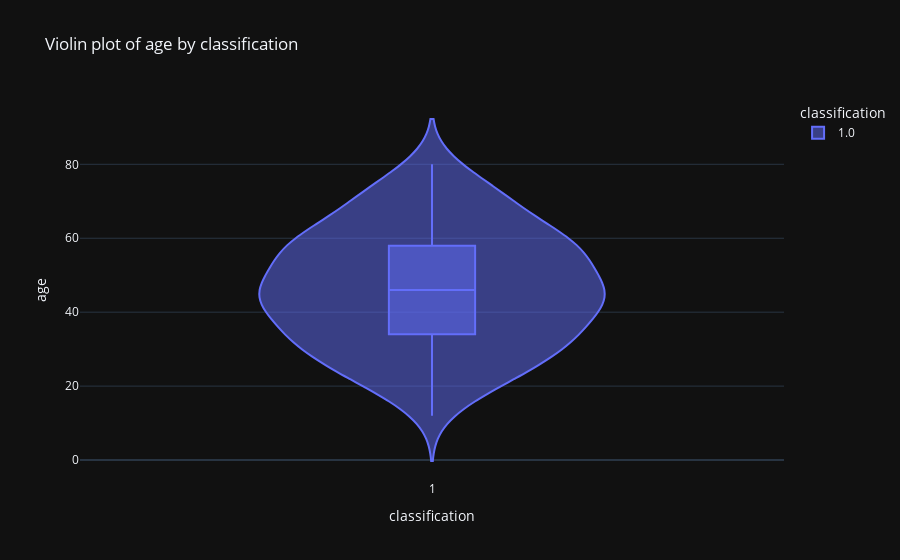
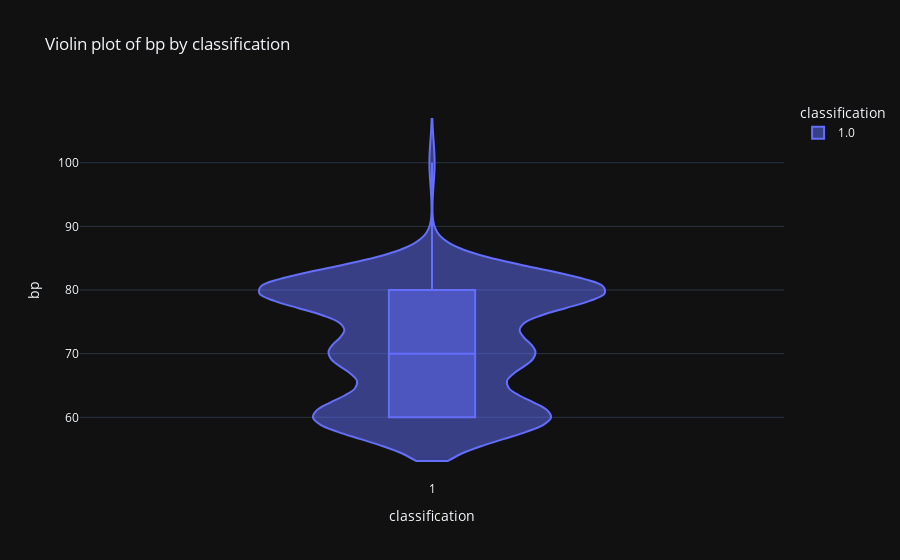
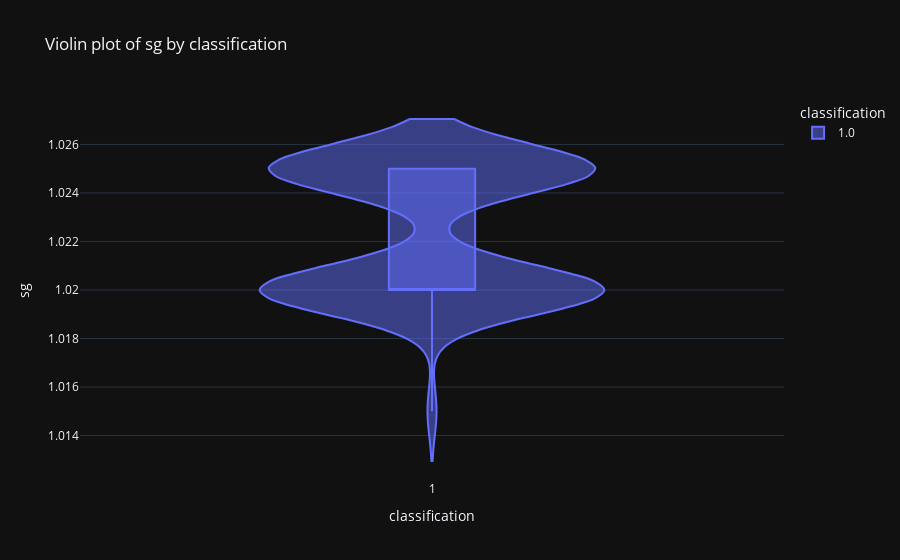
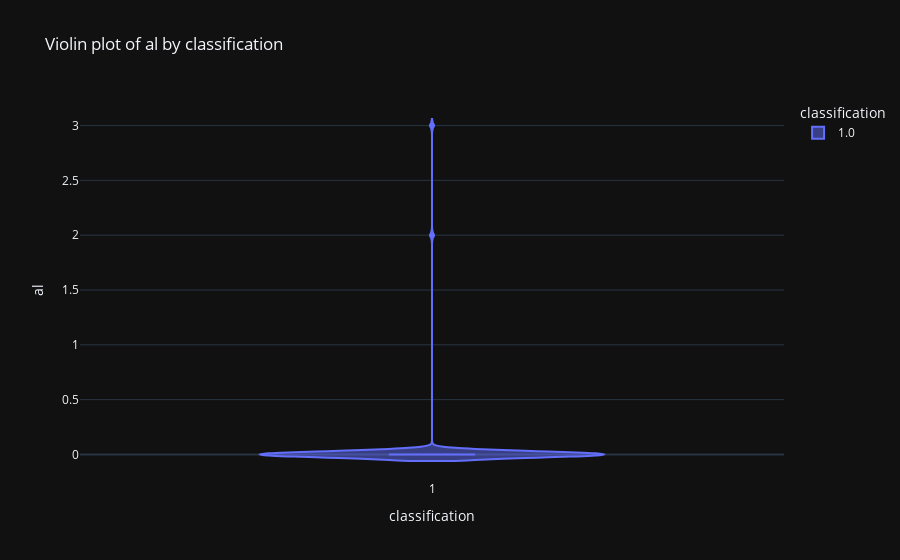

Notebook cell for these charts, in order:
### Code cell
import plotly.express as px

# Use the correct target column
target_col = 'classification'

# Plot violin plots for the first 5 numeric columns
for col in num_cols[:5]:
    if col in df.columns and target_col in df.columns:
        fig = px.violin(
            df,
            y=col,
            x=target_col,
            color=target_col,
            box=True,
            template='plotly_dark',
            title=f"Violin plot of {col} by {target_col}"
        )
        fig.show()

### Figure 1 — Plotly figure (JSON) as saved in the notebook; plotly's stock layout.template omitted (floating-point values rounded to 4 significant figures; data arrays with more than 128 entries replaced by an {"elided": "..."} marker saying what was removed)
{"data": [{"alignmentgroup": "True", "box": {"visible": true}, "hovertemplate": "classification=%{x}<br>age=%{y}<extra></extra>", "legendgroup": "1.0", "marker": {"color": "#636efa"}, "name": "1.0", "offsetgroup": "1.0", "orientation": "v", "scalegroup": "True", "showlegend": true, "type": "violin", "x": {"elided": "150 float values"}, "x0": " ", "xaxis": "x", "y": {"elided": "150 float values"}, "y0": " ", "yaxis": "y"}], "layout": {"legend": {"title": {"text": "classification"}, "tracegroupgap": 0}, "title": {"text": "Violin plot of age by classification"}, "violinmode": "overlay", "xaxis": {"anchor": "y", "categoryarray": [1], "categoryorder": "array", "domain": [0, 1], "title": {"text": "classification"}}, "yaxis": {"anchor": "x", "domain": [0, 1], "title": {"text": "age"}}}}

### Figure 2 — Plotly figure (JSON) as saved in the notebook; plotly's stock layout.template omitted (floating-point values rounded to 4 significant figures; data arrays with more than 128 entries replaced by an {"elided": "..."} marker saying what was removed)
{"data": [{"alignmentgroup": "True", "box": {"visible": true}, "hovertemplate": "classification=%{x}<br>bp=%{y}<extra></extra>", "legendgroup": "1.0", "marker": {"color": "#636efa"}, "name": "1.0", "offsetgroup": "1.0", "orientation": "v", "scalegroup": "True", "showlegend": true, "type": "violin", "x": {"elided": "150 float values"}, "x0": " ", "xaxis": "x", "y": {"elided": "150 float values"}, "y0": " ", "yaxis": "y"}], "layout": {"legend": {"title": {"text": "classification"}, "tracegroupgap": 0}, "title": {"text": "Violin plot of bp by classification"}, "violinmode": "overlay", "xaxis": {"anchor": "y", "categoryarray": [1], "categoryorder": "array", "domain": [0, 1], "title": {"text": "classification"}}, "yaxis": {"anchor": "x", "domain": [0, 1], "title": {"text": "bp"}}}}

### Figure 3 — Plotly figure (JSON) as saved in the notebook; plotly's stock layout.template omitted (floating-point values rounded to 4 significant figures; data arrays with more than 128 entries replaced by an {"elided": "..."} marker saying what was removed)
{"data": [{"alignmentgroup": "True", "box": {"visible": true}, "hovertemplate": "classification=%{x}<br>sg=%{y}<extra></extra>", "legendgroup": "1.0", "marker": {"color": "#636efa"}, "name": "1.0", "offsetgroup": "1.0", "orientation": "v", "scalegroup": "True", "showlegend": true, "type": "violin", "x": {"elided": "150 float values"}, "x0": " ", "xaxis": "x", "y": {"elided": "150 float values"}, "y0": " ", "yaxis": "y"}], "layout": {"legend": {"title": {"text": "classification"}, "tracegroupgap": 0}, "title": {"text": "Violin plot of sg by classification"}, "violinmode": "overlay", "xaxis": {"anchor": "y", "categoryarray": [1], "categoryorder": "array", "domain": [0, 1], "title": {"text": "classification"}}, "yaxis": {"anchor": "x", "domain": [0, 1], "title": {"text": "sg"}}}}

### Figure 4 — Plotly figure (JSON) as saved in the notebook; plotly's stock layout.template omitted (floating-point values rounded to 4 significant figures; data arrays with more than 128 entries replaced by an {"elided": "..."} marker saying what was removed)
{"data": [{"alignmentgroup": "True", "box": {"visible": true}, "hovertemplate": "classification=%{x}<br>al=%{y}<extra></extra>", "legendgroup": "1.0", "marker": {"color": "#636efa"}, "name": "1.0", "offsetgroup": "1.0", "orientation": "v", "scalegroup": "True", "showlegend": true, "type": "violin", "x": {"elided": "150 float values"}, "x0": " ", "xaxis": "x", "y": {"elided": "150 float values"}, "y0": " ", "yaxis": "y"}], "layout": {"legend": {"title": {"text": "classification"}, "tracegroupgap": 0}, "title": {"text": "Violin plot of al by classification"}, "violinmode": "overlay", "xaxis": {"anchor": "y", "categoryarray": [1], "categoryorder": "array", "domain": [0, 1], "title": {"text": "classification"}}, "yaxis": {"anchor": "x", "domain": [0, 1], "title": {"text": "al"}}}}
